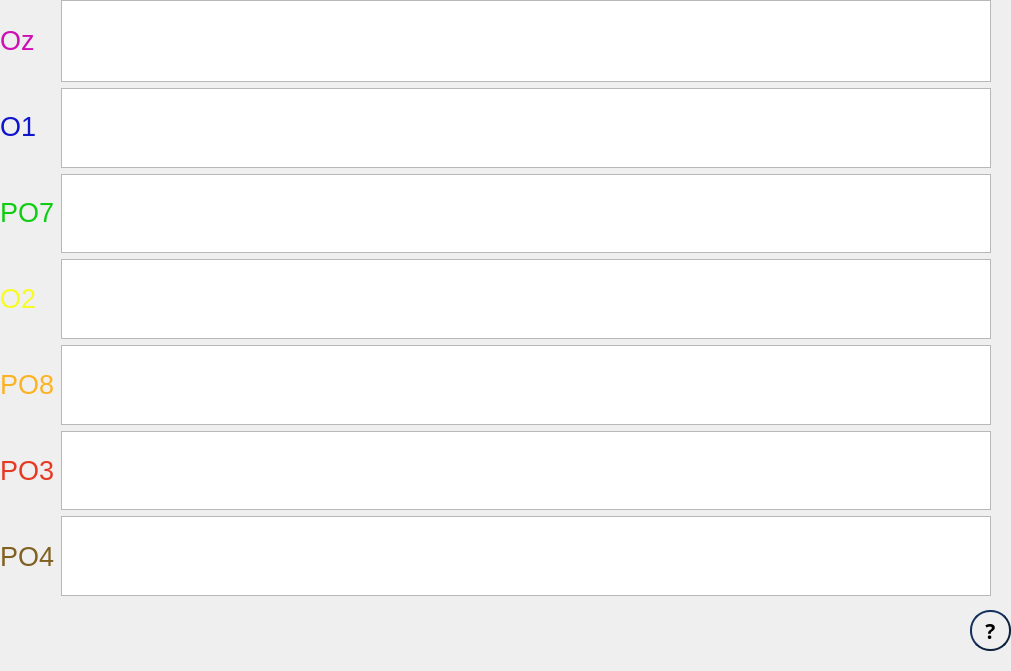
      <widget class="QWidget" name="scrollAreaWidgetContents_2">
       <property name="geometry">
        <rect>
         <x>0</x>
         <y>0</y>
         <width>1011</width>
         <height>671</height>
        </rect>
       </property>
       <widget class="QPushButton" name="adquisitionInfo2">
        <property name="geometry">
         <rect>
          <x>970</x>
          <y>610</y>
          <width>41</width>
          <height>41</height>
         </rect>
        </property>
        <property name="font">
         <font>
          <family>Footlight MT Light</family>
          <pointsize>16</pointsize>
          <weight>75</weight>
          <bold>true</bold>
         </font>
        </property>
        <property name="styleSheet">
         <string notr="true">QPushButton {
    color: rgb(0, 0, 0);
    border: 2px solid #0e213e;
    border-radius: 20px;
    border-style: outset;
    background: qradialgradient(
        cx: 0.3, cy: -0.4, fx: 0.3, fy: -0.4,
        radius: 1.35, stop: 0 #fff, stop: 1 #1c437d
        );
    padding: 5px;
    }

QPushButton:hover {
    background: qradialgradient(
        cx: 0.3, cy: -0.4, fx: 0.3, fy: -0.4,
        radius: 1.35, stop: 0 #fff, stop: 1 #6587ba
        );
    }

QPushButton:pressed {
    border-style: inset;
    background: qradialgradient(
        cx: 0.4, cy: -0.1, fx: 0.4, fy: -0.1,
        radius: 1.35, stop: 0 #fff, stop: 1 #15325e
        );
    }</string>
        </property>
        <property name="text">
         <string>?</string>
        </property>
       </widget>
       <widget class="QLabel" name="logo2">
        <property name="geometry">
         <rect>
          <x>620</x>
          <y>0</y>
          <width>171</width>
          <height>111</height>
         </rect>
        </property>
        <property name="text">
         <string/>
        </property>
       </widget>
       <widget class="QWidget" name="horizontalLayoutWidget_2">
        <property name="geometry">
         <rect>
          <x>0</x>
          <y>0</y>
          <width>991</width>
          <height>596</height>
         </rect>
        </property>
        <layout class="QHBoxLayout" name="horizontalLayout_2">
         <item>
          <layout class="QVBoxLayout" name="verticalLayout_4">
           <item>
            <widget class="QLabel" name="OZ">
             <property name="font">
              <font>
               <pointsize>20</pointsize>
              </font>
             </property>
             <property name="styleSheet">
              <string notr="true">QLabel { color : #CD10B4; }</string>
             </property>
             <property name="text">
              <string>Oz</string>
             </property>
            </widget>
           </item>
           <item>
            <widget class="QLabel" name="O1">
             <property name="font">
              <font>
               <pointsize>20</pointsize>
              </font>
             </property>
             <property name="styleSheet">
              <string notr="true">QLabel { color : #1014CD; }</string>
             </property>
             <property name="text">
              <string>O1</string>
             </property>
            </widget>
           </item>
           <item>
            <widget class="QLabel" name="PO7">
             <property name="font">
              <font>
               <pointsize>20</pointsize>
              </font>
             </property>
             <property name="styleSheet">
              <string notr="true">QLabel { color :#10CD14; }</string>
             </property>
             <property name="text">
              <string>PO7</string>
             </property>
            </widget>
           </item>
           <item>
            <widget class="QLabel" name="O2">
             <property name="font">
              <font>
               <pointsize>20</pointsize>
              </font>
             </property>
             <property name="styleSheet">
              <string notr="true">QLabel { color : #F7FB24; }</string>
             </property>
             <property name="text">
              <string>O2</string>
             </property>
            </widget>
           </item>
           <item>
            <widget class="QLabel" name="PO8">
             <property name="font">
              <font>
               <pointsize>20</pointsize>
              </font>
             </property>
             <property name="styleSheet">
              <string notr="true">QLabel { color :#FBB324 ; }</string>
             </property>
             <property name="text">
              <string>PO8</string>
             </property>
            </widget>
           </item>
           <item>
            <widget class="QLabel" name="PO3">
             <property name="font">
              <font>
               <pointsize>20</pointsize>
              </font>
             </property>
             <property name="styleSheet">
              <string notr="true">QLabel { color :#E53923 ; }</string>
             </property>
             <property name="text">
              <string>PO3</string>
             </property>
            </widget>
           </item>
           <item>
            <widget class="QLabel" name="PO4">
             <property name="font">
              <font>
               <pointsize>20</pointsize>
              </font>
             </property>
             <property name="styleSheet">
              <string notr="true">QLabel { color :#806123 ; }</string>
             </property>
             <property name="text">
              <string>PO4</string>
             </property>
            </widget>
           </item>
          </layout>
         </item>
         <item>
          <layout class="QVBoxLayout" name="verticalLayout">
           <item>
            <widget class="PlotWidget" name="viewSignalOz">
             <property name="minimumSize">
              <size>
               <width>479</width>
               <height>82</height>
              </size>
             </property>
             <property name="backgroundBrush">
              <brush brushstyle="NoBrush">
               <color alpha="255">
                <red>255</red>
                <green>255</green>
                <blue>255</blue>
               </color>
              </brush>
             </property>
             <property name="foregroundBrush">
              <brush brushstyle="NoBrush">
               <color alpha="255">
                <red>255</red>
                <green>255</green>
                <blue>255</blue>
               </color>
              </brush>
             </property>
            </widget>
           </item>
           <item>
            <widget class="PlotWidget" name="viewSignalO1">
             <property name="backgroundBrush">
              <brush brushstyle="NoBrush">
               <color alpha="255">
                <red>255</red>
                <green>255</green>
                <blue>255</blue>
               </color>
              </brush>
             </property>
             <property name="foregroundBrush">
              <brush brushstyle="NoBrush">
               <color alpha="255">
                <red>255</red>
                <green>255</green>
                <blue>255</blue>
               </color>
              </brush>
             </property>
            </widget>
           </item>
           <item>
            <widget class="PlotWidget" name="viewSignalPO7">
             <property name="backgroundBrush">
              <brush brushstyle="NoBrush">
               <color alpha="255">
                <red>255</red>
                <green>255</green>
                <blue>255</blue>
               </color>
              </brush>
             </property>
             <property name="foregroundBrush">
              <brush brushstyle="NoBrush">
               <color alpha="255">
                <red>255</red>
                <green>255</green>
                <blue>255</blue>
               </color>
              </brush>
             </property>
            </widget>
           </item>
           <item>
            <widget class="PlotWidget" name="viewSignalO2">
             <property name="backgroundBrush">
              <brush brushstyle="NoBrush">
               <color alpha="255">
                <red>255</red>
                <green>255</green>
                <blue>255</blue>
               </color>
              </brush>
             </property>
             <property name="foregroundBrush">
              <brush brushstyle="NoBrush">
               <color alpha="255">
                <red>255</red>
                <green>255</green>
                <blue>255</blue>
               </color>
              </brush>
             </property>
            </widget>
           </item>
           <item>
            <widget class="PlotWidget" name="viewSignalPO8">
             <property name="backgroundBrush">
              <brush brushstyle="NoBrush">
               <color alpha="255">
                <red>255</red>
                <green>255</green>
                <blue>255</blue>
               </color>
              </brush>
             </property>
             <property name="foregroundBrush">
              <brush brushstyle="NoBrush">
               <color alpha="255">
                <red>255</red>
                <green>255</green>
                <blue>255</blue>
               </color>
              </brush>
             </property>
            </widget>
           </item>
           <item>
            <widget class="PlotWidget" name="viewSignalPO3">
             <property name="backgroundBrush">
              <brush brushstyle="NoBrush">
               <color alpha="255">
                <red>255</red>
                <green>255</green>
                <blue>255</blue>
               </color>
              </brush>
             </property>
             <property name="foregroundBrush">
              <brush brushstyle="NoBrush">
               <color alpha="255">
                <red>255</red>
                <green>255</green>
                <blue>255</blue>
               </color>
              </brush>
             </property>
            </widget>
           </item>
           <item>
            <widget class="PlotWidget" name="viewSignalPO4">
             <property name="backgroundBrush">
              <brush brushstyle="NoBrush">
               <color alpha="255">
                <red>255</red>
                <green>255</green>
                <blue>255</blue>
               </color>
              </brush>
             </property>
             <property name="foregroundBrush">
              <brush brushstyle="NoBrush">
               <color alpha="255">
                <red>255</red>
                <green>255</green>
                <blue>255</blue>
               </color>
              </brush>
             </property>
            </widget>
           </item>
          </layout>
         </item>
        </layout>
       </widget>
      </widget>
